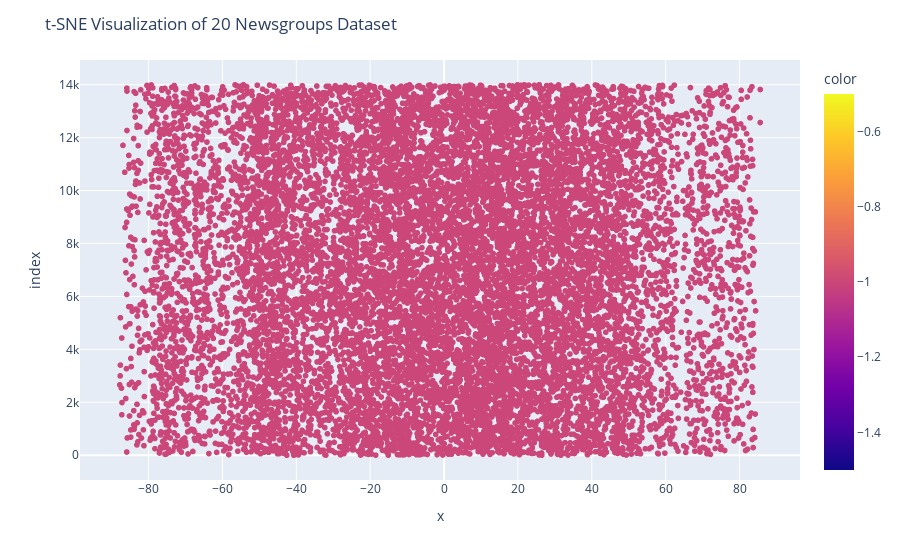

The cell this chart's notebook holds for it:
### Code cell
# Plot the t-SNE visualization
fig = px.scatter(X_tsne[:, 0], X_tsne[:, 1], color=labels)
fig.update_layout(title = "t-SNE Visualization of 20 Newsgroups Dataset")
fig.show()

### Figure 1 — Plotly figure (JSON) as saved in the notebook; plotly's stock layout.template omitted (floating-point values rounded to 4 significant figures; data arrays with more than 128 entries replaced by an {"elided": "..."} marker saying what was removed)
{"data": [{"hovertemplate": "x=%{x}<br>index=%{y}<br>color=%{marker.color}<extra></extra>", "legendgroup": "", "marker": {"color": {"elided": "14000 int values"}, "coloraxis": "coloraxis", "symbol": "circle"}, "mode": "markers", "name": "", "showlegend": false, "type": "scattergl", "x": {"elided": "14000 float values"}, "xaxis": "x", "y": {"elided": "14000 int values"}, "yaxis": "y"}], "layout": {"coloraxis": {"colorbar": {"title": {"text": "color"}}, "colorscale": [[0, "#0d0887"], [0.1111, "#46039f"], [0.2222, "#7201a8"], [0.3333, "#9c179e"], [0.4444, "#bd3786"], [0.5556, "#d8576b"], [0.6667, "#ed7953"], [0.7778, "#fb9f3a"], [0.8889, "#fdca26"], [1, "#f0f921"]]}, "legend": {"tracegroupgap": 0}, "margin": {"t": 60}, "title": {"text": "t-SNE Visualization of 20 Newsgroups Dataset"}, "xaxis": {"anchor": "y", "domain": [0, 1], "title": {"text": "x"}}, "yaxis": {"anchor": "x", "domain": [0, 1], "title": {"text": "index"}}}}
